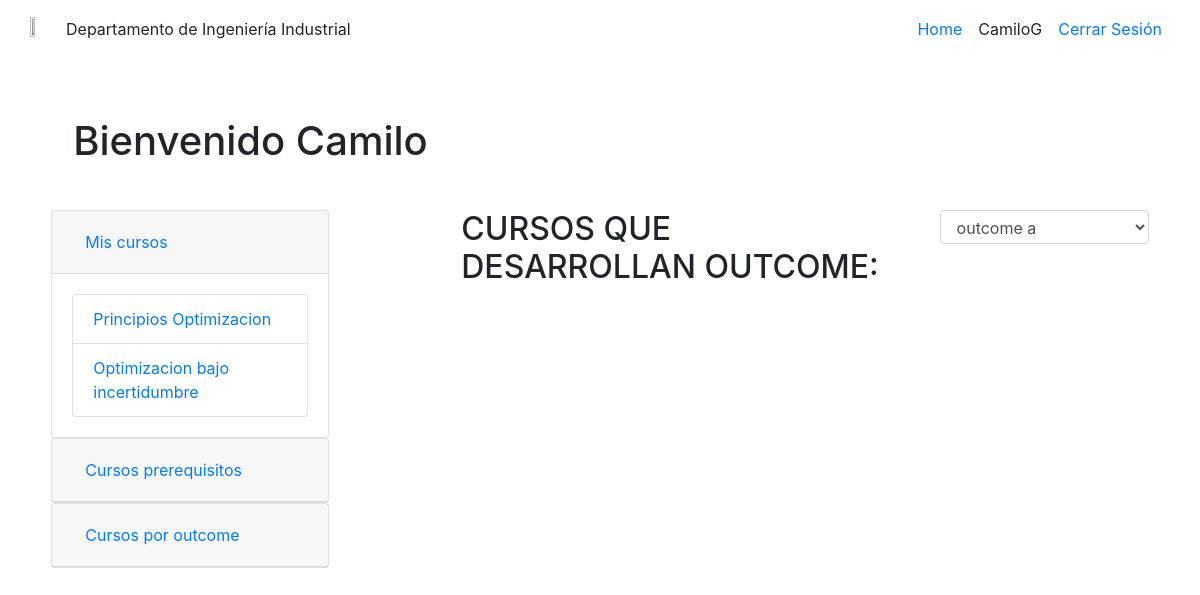
The page /herramienta/cursosoutcome (signed in) on the database its author committed.
### herramienta/models.py (models this page shows, shortened)
class Curso (models.Model):
    nombre = models.CharField(max_length=100)
    area = models.CharField(max_length=100)
    prerequisitos= models.ManyToManyField('Curso',blank=True)
    class Meta:
        verbose_name = 'Curso'
        verbose_name_plural = 'Cursos'

### herramienta/views.py (the view)
def cursos_outcome(request):
    cursos = models.Profesor.objects.get(username=request.user.username).cursos.all()
    outcomes = models.OutcomeAbet.objects.all().order_by('literal')
    return render(request, 'cursosOutcome.html',{'outcomes':outcomes,'cursos':cursos })

### herramienta/templates/cursosOutcome.html (shortened to what this page needs)
{% extends "home.html" %}
{% load staticfiles %}
{% block courses %}
<div>
<div>
 <div>
  <div class="row">
     <div class="container col-8">
     <h2>CURSOS QUE DESARROLLAN OUTCOME:</h2>
      </div>
   <div class="container col-4">
     <select id="outcomesSelect" onchange="getCursos()" class="form-control">
        {%for outcome in outcomes %}
         <option value="{{outcome.literal}}">outcome {{outcome.literal}}</option>
        {%endfor%}
      </select>
          </div>
   </div>
</div>
{% endblock %}

### herramienta/templates/home.html (shortened to what this page needs)
{% extends "base.html" %}
{% load staticfiles %}
{% block content %}
{% if not user.is_authenticated %}
<div class="row" style="background: #000;" >
    <div class="containter col-11" style="padding: 3%">
            <h1 class="banner "align="center">Medicion de outcomes ABET</h1>
    </div>
</div>
<div class="row">
    <div class="container col-8" align="center" style="padding: 2%">
        <h2>Outcomes - ABET</h2>
    <table border="0" cellpadding="0" align="center">
					<tbody>
						<tr>
							<td><img src="https://industrial.uniandes.edu.co/recursos/imagenes/ObjetivosEdu/letras_03.png" border="0" alt="" width="19" height="21" style="margin-left: 0px; margin-right: 10px; border: 0px;">
							</td>
							<td style="text-align: justify;">Apply knowledge of mathematics, science, and engineering.</td>
						</tr>
						<tr>
							<td><img src="https://industrial.uniandes.edu.co/recursos/imagenes/ObjetivosEdu/letras_09.png" border="0" alt="" width="19" height="21" style="margin-left: 0px; margin-right: 10px; border: 0px;">
							</td>
							<td style="text-align: justify;">Design and conduct experiments, and analyze and interpret data.</td>
						</tr>
						<tr>
							<td align="left" valign="top"><img src="https://industrial.uniandes.edu.co/recursos/imagenes/ObjetivosEdu/letras_12.png" border="0" alt="" width="19" height="22" style="margin-left: 0px; margin-right: 10px; border: 0px;">
							</td>
							<td style="text-align: justify;">Design a system, component, or process to meet desired needs within realistic constraints such as those of economic, environmental, social, political, ethical, health and safety, manufacturability and sustainability nature.</td>
						</tr>
						<tr>
							<td><img src="https://industrial.uniandes.edu.co/recursos/imagenes/ObjetivosEdu/letras_18.png" border="0" alt="" width="19" height="20" style="margin-left: 0px; margin-right: 10px; border: 0px;">
							</td>
							<td style="text-align: justify;">Function in multidisciplinary teams.</td>
						</tr>
						<tr>
							<td><img src="https://industrial.uniandes.edu.co/recursos/imagenes/ObjetivosEdu/letras_21.png" border="0" alt="" width="19" height="21" style="margin-left: 0px; margin-right: 10px; border: 0px;">
							</td>
							<td style="text-align: justify;">Identify, formulate, and solve engineering problems.</td>
						</tr>
						<tr>
							<td><img src="https://industrial.uniandes.edu.co/recursos/imagenes/ObjetivosEdu/letras_23.png" border="0" alt="" width="19" height="21" style="margin-left: 0px; margin-right: 10px; border: 0px;">
							</td>
							<td style="text-align: justify;">Develop an understanding of professional and ethical responsibility.</td>
						</tr>
						<tr>
							<td><img src="https://industrial.uniandes.edu.co/recursos/imagenes/ObjetivosEdu/letras_25.png" border="0" alt="" width="19" height="22" style="margin-left: 0px; margin-right: 10px; border: 0px;">
							</td>
							<td style="text-align: justify;">Communicate effectively.</td>
						</tr>
						<tr>
							<td align="left" valign="top"><img src="https://industrial.uniandes.edu.co/recursos/imagenes/ObjetivosEdu/letras_05.png" border="0" alt="" width="19" height="21" style="margin-left: 0px; margin-right: 10px; border: 0px;">
							</td>
							<td style="text-align: justify;">The broad education necessary to understand the impact of engineering solutions in a global, economic, environmental, and societal context.</td>
						</tr>
						<tr>
							<td align="left" valign="top"><img src="https://industrial.uniandes.edu.co/recursos/imagenes/ObjetivosEdu/letras_11.png" border="0" alt="" width="19" height="21" style="margin-left: 0px; margin-right: 10px; border: 0px;">
							</td>
							<td style="text-align: justify;">Acquire the broad education necessary to understand the impact of engineering solutions on global, economic, environmental, and societal contexts.</td>
						</tr>
						<tr>
							<td><img src="https://industrial.uniandes.edu.co/recursos/imagenes/ObjetivosEdu/letras_15.png" border="0" alt="" width="19" height="22" style="margin-left: 0px; margin-right: 10px; border: 0px;">
							</td>
							<td style="text-align: justify;">Acknowledge the need for engaging in lifelong learning.</td>
						</tr>
						<tr>
							<td align="left" valign="top"><img src="https://industrial.uniandes.edu.co/recursos/imagenes/ObjetivosEdu/letras_17.png" border="0" alt="" width="19" height="21" style="margin-left: 0px; margin-right: 10px; border: 0px;">
							</td>
							<td style="text-align: justify;">Use the techniques, skills, and modern engineering tools necessary for the practice of engineering.</td>
						</tr>
					</tbody>
				</table>
        </div>
</div>
<div class="row">
	<div class="container col-2" align="center" style="padding: 2%">
		<select id="outcomesSelect" onchange="getMedidas()" class="form-control">
				{%for outcome in outcomes %}
				 	<option value="{{outcome.literal}}">outcome {{outcome.literal}}</option>
				{%endfor%}
		</select>
	</div>
</div>
<div class="row">
	<div class="container col-8" align="center" style="padding: 2%">
		<div id="vis">
		</div>
	</div>
</div>
<script>
	function getMedidas(){
	var dataa={"outcome": $("#outcomesSelect").children("option:selected").val()};
	$.ajax({
  type: "POST",
  url: '/herramienta/medidasoutcome',
  data: dataa,
  success: function (data) {
	var graphdata=[];
	 $.each(JSON.parse(data), function (i, item) {
	console.log(item.fields)
	graphdata.push(item.fields)
	});
	console.log(graphdata);
	var vlSpec = {
        $schema: 'https://vega.github.io/schema/vega-lite/v3.json',
		"width": 400,
  		"height": 300,
        data: {
          values: graphdata
        },
        mark: 'bar',
        encoding: {
          x: {field: 'periodo', type: 'nominal'},
          y: {
            aggregate: 'average',
            field: 'valor',
            type: 'quantitative',
            axis: {
              title: 'promedio'
            },
          },
			"color": {
			  "field": "periodo",
			  "type": "nominal"
			}
        }
      };
      // Embed the visualization in the container with id `vis`
      vegaEmbed('#vis', vlSpec);
		},
	});
	}
	$( document ).ready(function() {
    getMedidas();
	});
</script>
{% else %}
<div class="row">
    <div class="container col-11" style="padding:3%">
        <h1>Bienvenido {{request.user.first_name}}</h1>
    </div>
</div>
<div class="row">
    <div class="container col-3">
        <div id="accordion">
 <div class="card">
    <div class="card-header" id="headingOne">
      <h5 class="mb-0">
        <button class="btn btn-link collapsed" data-toggle="collapse" data-target="#collapseOne" aria-expanded="false" aria-controls="collapseOne">
                Mis cursos
        </button>
      </h5>
    </div>
    <div id="collapseOne" class="collapse show" aria-labelledby="headingOne" data-parent="#accordion">
      <div class="card-body">
		  <ul class="list-group">
			  {% for curso in cursos %}
			  <li class="list-group-item"><a href="{% url 'curso' curso.id %}">{{curso.nombre}}</a></li>
			  {% endfor %}
		  </ul>
      </div>
    </div>
  </div>
  <div class="card">
    <div class="card-header" id="headingTwo">
      <h5 class="mb-0">
          <a href="{% url 'cursosprerequisito' %}">
            <button class="btn btn-link collapsed"  aria-expanded="false" aria-controls="collapseTwo">
                Cursos prerequisitos
            </button>
          </a>
      </h5>
    </div>
  </div>
  <div class="card">
    <div class="card-header" id="headingThree">
      <h5 class="mb-0">
          <a href="{% url 'cursosoutcome' %}">
            <button class="btn btn-link collapsed"  aria-expanded="false" aria-controls="collapseThree">
              Cursos por outcome
            </button>
          </a>
      </h5>
    </div>
  </div>
</div>
    </div>
    <div class="container col-7">
        {% block courses %}{% endblock %}
    </div>
</div>
{% endif %}
{% endblock %}

### herramienta/templates/base.html (shortened to what this page needs)
{% load staticfiles %}
<!DOCTYPE html>
<html>
    <head>
        <link href="{%  static 'css/bootstrap.min.css' %}" rel="stylesheet">
        <link href="{% static 'css/shop-homepage.css' %}" rel="stylesheet">
    </head>
    <body>
        <nav class="navbar navbar-expand  fixed-top" style="background: white">
            <div class="container" >
                <a class="navbar-brand" href="https://uniandes.edu.co">
                    <img src="https://investigaciones.uniandes.edu.co/wp-content/themes/vicerrectoria001/images/logo.png" width="50%" height="50%" alt="">
                </a>
                <div class="collapse navbar-collapse" id="navbarResponsive">
                  <span class="navbar-text">
                        Departamento de Ingeniería Industrial
                    </span>
                    <ul class="navbar-nav ml-auto">
                        <li class="nav-item active">
                            <a class="nav-link" href="{% url 'index' %}">Home
                            </a>
                        </li>
                         {% if not user.is_authenticated %}
                        <li class="nav-item">
                            <a id="login" class="nav-link" href="{% url 'loginview' %}">Login</a>
                        </li>
                        {% else %}
                        <li class="nav-item">
                            <a class="nav-link" >{{ request.user.username }}</a>
                        </li>
                        <li class="nav-item">
                            <a id="cerrar_sesion" class="nav-link" href="{% url 'logout' %}">Cerrar Sesión</a>
                        </li>
                        {% endif %}
               </ul>
                </div>
            </div>
        </nav>
        {% block content %}{% endblock %}
    </body>
</html>

### herramienta/static/css/shop-homepage.css (style rules this page uses)
body { padding-top: 80px; }
@media (min-width: 992px) { body { padding-top: 80px; } }

### herramienta/templates/base.html (style rules this page uses)
select.form-control:not([size]):not([multiple]) { height: 34px; }

### rows shown on the page
Curso: nombre "Principios Optimizacion"
Curso: nombre "Optimizacion bajo incertidumbre"

### other values the page prints
{{ request.user.username }} "CamiloG"
{{ request.user.first_name }} "Camilo"
